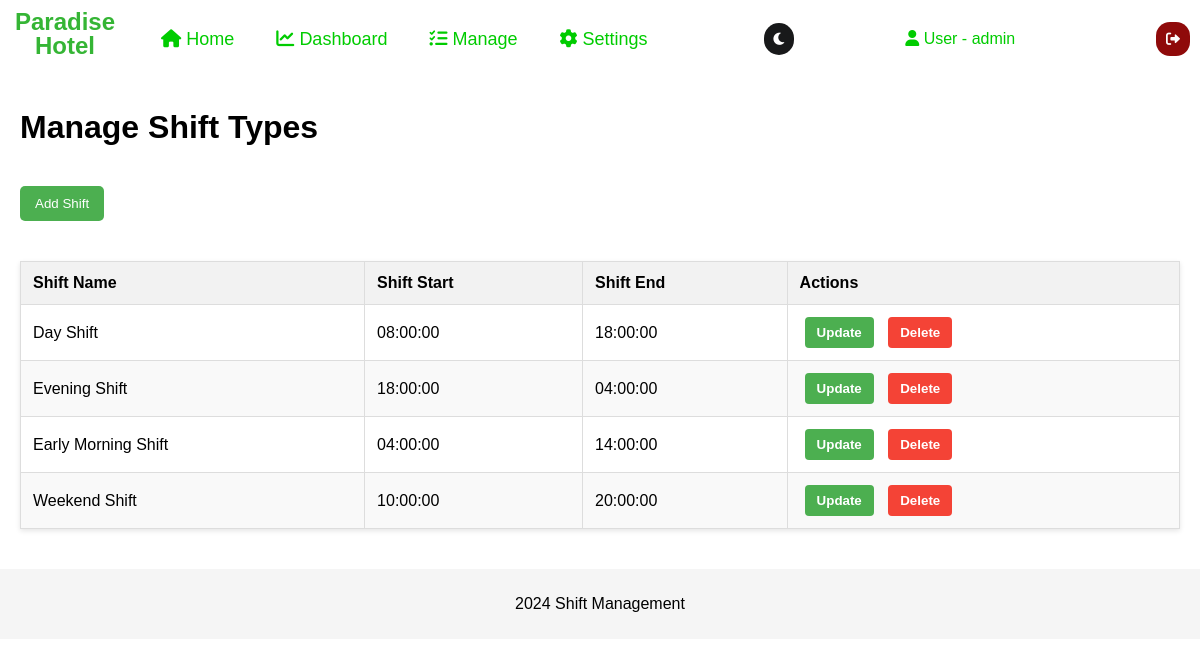
The app's page /admin/shift-types.php (signed in) with its own data.
### tables this page shows
CREATE TABLE IF NOT EXISTS shift_types (
    shift_type_id INT(11) AUTO_INCREMENT PRIMARY KEY,
    shift_name VARCHAR(50) NOT NULL,  
    shift_start TIME NOT NULL,        
    shift_end TIME NOT NULL           
);

### admin/shift-types.php (the view, shortened to what this page needs)
<?php
include '../config.php';
$username = $_SESSION['username'];
$shift_types = [];
$sql = "SELECT * FROM shift_types";
$result = $conn->query($sql);
if ($result->num_rows > 0) {
    while ($row = $result->fetch_assoc()) {
        $shift_types[] = $row;
    }
} else {
    echo "No shift types found.";
}
?>
<!DOCTYPE html>
<html lang="en">
<head>
    <link rel="stylesheet" href="../css/shift-type.css">
    <link rel="stylesheet" href="https://cdnjs.cloudflare.com/ajax/libs/font-awesome/6.0.0-beta3/css/all.min.css">
</head>
<body class="light-mode">
<div class="top-nav">
    <ul>
        <a href="../maindashboard.php">
            <h1 class="logopos">
                Paradise <br> Hotel
            </h1>
        </a>
        <li class="top">
            <a class="top1" href="">
                <i class="fas fa-home"></i>
                Home
            </a>
        </li>
        <li class="top">
            <a class="top1" href="time-and-attendance-home.php">
                <i class="fas fa-chart-line"></i>
                Dashboard
            </a>
        </li>
        <li class="top">
            <a class="top1" href="">
                <i class="fas fa-tasks"></i>
                Manage
            </a>
        </li>
        <li class="top">
            <a class="top1" href="#settings">
                <i class="fas fa-cog"></i>
                Settings
            </a>
        </li>
    </ul>
    <button type="button" id="darkModeToggle" class="dark-mode-toggle" aria-label="Toggle Dark Mode">
        <i class="fas fa-moon"></i>
    </button>
    <div class="admin-section">
        <div class="admin-name">
            <i class="fas fa-user"></i> User - <?php echo htmlspecialchars($username); ?>
        </div>
    </div>
    <button type="button" class="logout" id="logout-button" style="margin-right: 10px;">
        <i class="fas fa-sign-out-alt"></i>
    </button>
</div>
<main>
    <h1>Manage Shift Types</h1>
    <button id="addShiftButton" class="shift-button">Add Shift</button>
    <table class="shift-types-table">
    <thead>
        <tr>
            <th>Shift Name</th>
            <th>Shift Start</th>
            <th>Shift End</th>
            <th>Actions</th>
        </tr>
    </thead>
    <tbody>
        <?php foreach ($shift_types as $shift): ?>
        <tr>
            <td><?php echo htmlspecialchars($shift['shift_name']); ?></td>
            <td><?php echo htmlspecialchars($shift['shift_start']); ?></td>
            <td><?php echo htmlspecialchars($shift['shift_end']); ?></td>
            <td>
                <button class="update-button" onclick="openUpdateOverlay(<?php echo htmlspecialchars($shift['shift_type_id']); ?>, '<?php echo htmlspecialchars($shift['shift_name']); ?>', '<?php echo htmlspecialchars($shift['shift_start']); ?>', '<?php echo htmlspecialchars($shift['shift_end']); ?>')">Update</button>
                <button class="delete-button" onclick="confirmDelete(<?php echo htmlspecialchars($shift['shift_type_id']); ?>)">Delete</button>
            </td>
        </tr>
        <?php endforeach; ?>
    </tbody>
    </table>
</main>
<footer>
    <p>2024 Shift Management</p>
</footer>
</body>
</html>

### css/shift-type.css (style rules this page uses)
body { padding: 0; margin: 0; background-color: rgb(255, 255, 255); color: rgb(0, 0, 0); font-family: Arial, sans-serif; }
.logopos { text-align: center; font-size: 24px; color:#35B535; margin: 0; padding-left: 15px; padding-top: 0px; padding-right: 20px; padding-bottom: 10px; font-family: Arial, sans-serif; line-height: 1; }
.top-nav ul { list-style: none; display: flex; gap: 10px; margin: 0; padding: 0; }
.top-nav { margin: 0; padding-top: 10px; display: flex; justify-content: space-between; align-items: center; background-color: transparent; color: white; }
.top { display: block; position: relative; cursor: pointer; color: #000000; font-size: 16px; padding: 0.5rem 1rem; text-decoration: none; transition: color 0.30s; }
a { text-decoration: none; color: #efefee; font-size: 16px; }
.logout { justify-content: end; font-size: 14px; color: rgb(253, 253, 253); background-color: rgb(143, 10, 10); border: none; padding: 10px 10px; cursor: pointer; margin-left: 30px; align-self: center; border-radius: 14px; }
.top-nav ul, .logout { display: flex; align-items: center; }
.top1 { font-size: 18px; font-weight: 500; color: #0c0; }
.top:after { position: absolute; content: ""; inset: 0; background-color: #35B535; scale: 1 0; z-index: -1; transition: 0.10s; border-radius: 10px; color:#383838; }
.dark-mode-toggle { color: #fff; background-color: #18191A; font-size: 14px; border-radius: 20px; border:none; padding:8px 8px; }
.admin-section { position: relative; }
.admin-name { font-size: 16px; color: #0c0; padding: 10px; cursor: pointer; }
footer { text-align: center; padding: 10px; background-color: #f5f5f5; margin-top: 20px; }
main { padding: 20px; }
h1 { margin-bottom: 20px; }
.shift-types-table { width: 100%; border-collapse: collapse; margin-top: 20px; box-shadow: 0 2px 5px rgba(0, 0, 0, 0.1); background-color: #ffffff; }
.shift-types-table th, .shift-types-table td { border: 1px solid #ddd; padding: 12px; text-align: left; }
.shift-types-table th { background-color: #f2f2f2; font-weight: bold; }
.shift-types-table tr:nth-child(even) { background-color: #f9f9f9; }
.shift-button { margin: 20px 0; padding: 10px 15px; background-color: #4CAF50; color: white; border: none; border-radius: 5px; cursor: pointer; }
.update-button, .delete-button { padding: 8px 12px; margin: 0 5px; border: none; border-radius: 4px; cursor: pointer; font-weight: bold; transition: background-color 0.3s, color 0.3s; }
.update-button { background-color: #4CAF50; color: white; }
.delete-button { background-color: #f44336; color: white; }

### records on screen
shift_types: shift_name "Day Shift", shift_start "08:00:00", shift_end "18:00:00"
shift_types: shift_name "Evening Shift", shift_start "18:00:00", shift_end "04:00:00"
shift_types: shift_name "Early Morning Shift", shift_start "04:00:00", shift_end "14:00:00"
shift_types: shift_name "Weekend Shift", shift_start "10:00:00", shift_end "20:00:00"

### other values on screen
$username "admin"
